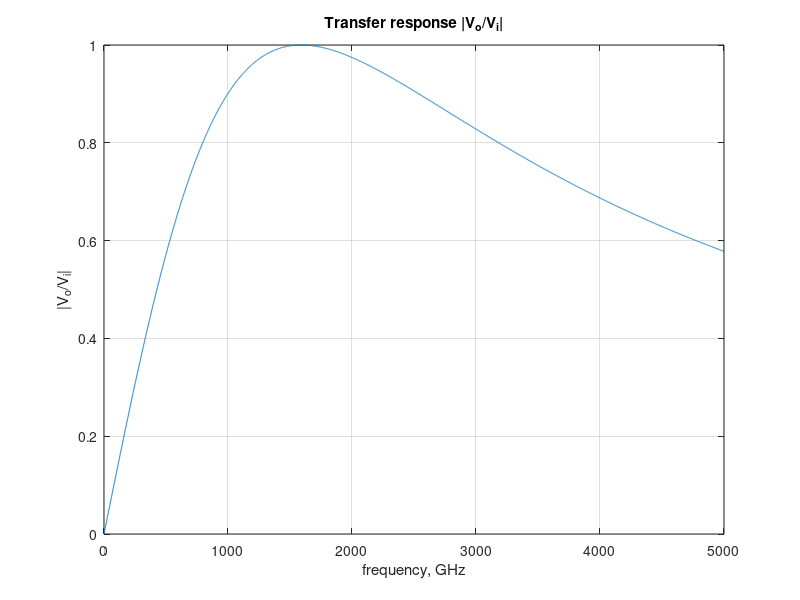

Source code (MATLAB):
%  Solutions of <RF circuit design: Theory and Application>

%  Problem 1.8

clc;
close all;

R = 50;
L = 10e-9;
C = 1e-12;
f = 1e6: 1e6: 5*1e9;

Out = (1i*L*2*pi*f)./((R-R*L*C*4*(pi^2)*(f.^2))+1i*2*pi*f*L);

plot(f/1e6, abs(Out)); grid on; 
title('Transfer response |V_o/V_i|'); xlabel('frequency, GHz'); ylabel('|V_o/V_i|');